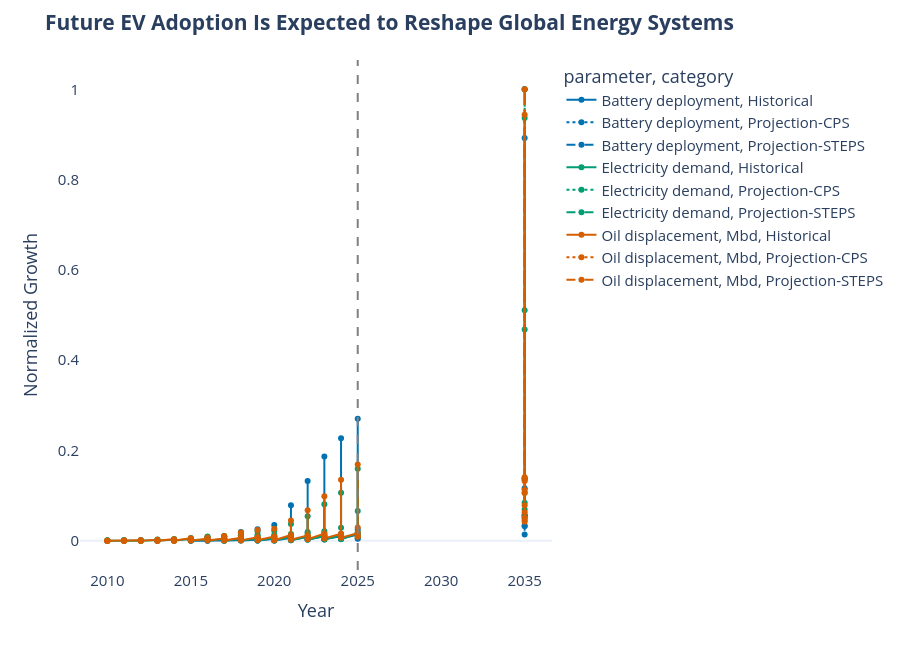

The code cell stored with this chart in its notebook:
### Code cell
import plotly.express as px

fig = px.line(

    transition_plot,

    x="year",

    y="Normalized",

    color="parameter",

    line_dash="category",

    markers=True,

    color_discrete_sequence=[

        "#0072B2",

        "#009E73",

        "#D55E00"

    ]

)

fig.add_vline(

    x=2025,

    line_dash="dash",

    line_color="gray"

)

fig.update_layout(

    title="<b>Future EV Adoption Is Expected to Reshape Global Energy Systems</b>",

    template="plotly_white",

    height=650,

    xaxis_title="Year",

    yaxis_title="Normalized Growth",

    plot_bgcolor="white",

    paper_bgcolor="white",

    font=dict(size=15)

)

fig.update_xaxes(showgrid=False)

fig.update_yaxes(showgrid=False)

fig.show()

### Figure 1 — Plotly figure (JSON) as saved in the notebook; plotly's stock layout.template omitted (floating-point values rounded to 4 significant figures)
{"data": [{"hovertemplate": "parameter=Battery deployment<br>category=Historical<br>year=%{x}<br>Normalized=%{y}<extra></extra>", "legendgroup": "Battery deployment, Historical", "line": {"color": "#0072B2", "dash": "solid"}, "marker": {"symbol": "circle"}, "mode": "lines+markers", "name": "Battery deployment, Historical", "orientation": "v", "showlegend": true, "type": "scatter", "x": [2015, 2015, 2015, 2015, 2015, 2016, 2016, 2016, 2016, 2016, 2017, 2017, 2017, 2017, 2017, 2018, 2018, 2018, 2018, 2018, 2019, 2019, 2019, 2019, 2019, 2020, 2020, 2020, 2020, 2020, 2021, 2021, 2021, 2021, 2021, 2022, 2022, 2022, 2022, 2022, 2023, 2023, 2023, 2023, 2023, 2024, 2024, 2024, 2024, 2024, 2025, 2025, 2025, 2025, 2025], "xaxis": "x", "y": [0.0002973, 0.002703, 0.003514, 0.0005676, 9.189e-05, 0.0006757, 0.004324, 0.005946, 0.003784, 0.0001081, 0.0008378, 0.004865, 0.009189, 0.005946, 0.000173, 0.001541, 0.004595, 0.01946, 0.002973, 0.0002973, 0.002459, 0.004595, 0.02541, 0.0005946, 0.0003784, 0.004324, 0.003514, 0.03514, 0.0004595, 0.0007568, 0.006486, 0.002973, 0.07838, 0.001297, 0.001486, 0.008649, 0.003514, 0.1324, 0.003514, 0.002649, 0.01, 0.002703, 0.1865, 0.004595, 0.003784, 0.01, 0.004054, 0.227, 0.01054, 0.004324, 0.01378, 0.004595, 0.2703, 0.02514, 0.005676], "yaxis": "y"}, {"hovertemplate": "parameter=Battery deployment<br>category=Projection-CPS<br>year=%{x}<br>Normalized=%{y}<extra></extra>", "legendgroup": "Battery deployment, Projection-CPS", "line": {"color": "#0072B2", "dash": "dot"}, "marker": {"symbol": "circle"}, "mode": "lines+markers", "name": "Battery deployment, Projection-CPS", "orientation": "v", "showlegend": true, "type": "scatter", "x": [2035, 2035, 2035, 2035, 2035], "xaxis": "x", "y": [0.03243, 0.01405, 0.8919, 0.1162, 0.04595], "yaxis": "y"}, {"hovertemplate": "parameter=Battery deployment<br>category=Projection-STEPS<br>year=%{x}<br>Normalized=%{y}<extra></extra>", "legendgroup": "Battery deployment, Projection-STEPS", "line": {"color": "#0072B2", "dash": "dash"}, "marker": {"symbol": "circle"}, "mode": "lines+markers", "name": "Battery deployment, Projection-STEPS", "orientation": "v", "showlegend": true, "type": "scatter", "x": [2035, 2035, 2035, 2035, 2035], "xaxis": "x", "y": [0.05676, 0.03243, 1.0, 0.1351, 0.05676], "yaxis": "y"}, {"hovertemplate": "parameter=Electricity demand<br>category=Historical<br>year=%{x}<br>Normalized=%{y}<extra></extra>", "legendgroup": "Electricity demand, Historical", "line": {"color": "#009E73", "dash": "solid"}, "marker": {"symbol": "circle"}, "mode": "lines+markers", "name": "Electricity demand, Historical", "orientation": "v", "showlegend": true, "type": "scatter", "x": [2010, 2010, 2010, 2010, 2010, 2011, 2011, 2011, 2011, 2011, 2012, 2012, 2012, 2012, 2012, 2013, 2013, 2013, 2013, 2013, 2014, 2014, 2014, 2014, 2014, 2015, 2015, 2015, 2015, 2015, 2016, 2016, 2016, 2016, 2016, 2017, 2017, 2017, 2017, 2017, 2018, 2018, 2018, 2018, 2018, 2019, 2019, 2019, 2019, 2019, 2020, 2020, 2020, 2020, 2020, 2021, 2021, 2021, 2021, 2021, 2022, 2022, 2022, 2022, 2022, 2023, 2023, 2023, 2023, 2023, 2024, 2024, 2024, 2024, 2024, 2025, 2025, 2025, 2025, 2025], "xaxis": "x", "y": [1.277e-05, 0.0004574, 0.0002447, 0.001064, 8.085e-05, 1.596e-05, 0.0003617, 0.001489, 0.0001809, 7.872e-05, 0.0006809, 0.0002872, 0.001915, 7.872e-05, 0.0001489, 0.001383, 0.0003511, 0.002872, 5.851e-05, 0.0001809, 0.002447, 0.0005851, 0.004043, 4.468e-05, 0.0004149, 0.00383, 0.002979, 0.00617, 0.002872, 0.0005532, 0.002872, 0.003723, 0.008404, 0.009255, 0.0004681, 0.003511, 0.008617, 0.01064, 0.00883, 0.000266, 0.004362, 0.0117, 0.01596, 0.0117, 0.0003085, 0.005106, 0.01277, 0.02021, 0.01064, 0.0004787, 0.006383, 0.01277, 0.02234, 0.01021, 0.0005532, 0.009043, 0.01489, 0.03723, 0.0117, 0.001277, 0.00883, 0.01596, 0.05426, 0.01915, 0.002128, 0.01064, 0.01489, 0.08085, 0.02128, 0.002979, 0.0117, 0.01489, 0.1064, 0.02872, 0.003404, 0.01702, 0.01809, 0.1596, 0.06596, 0.01043], "yaxis": "y"}, {"hovertemplate": "parameter=Electricity demand<br>category=Projection-CPS<br>year=%{x}<br>Normalized=%{y}<extra></extra>", "legendgroup": "Electricity demand, Projection-CPS", "line": {"color": "#009E73", "dash": "dot"}, "marker": {"symbol": "circle"}, "mode": "lines+markers", "name": "Electricity demand, Projection-CPS", "orientation": "v", "showlegend": true, "type": "scatter", "x": [2035, 2035, 2035, 2035, 2035], "xaxis": "x", "y": [0.05213, 0.06915, 0.9362, 0.4681, 0.1383], "yaxis": "y"}, {"hovertemplate": "parameter=Electricity demand<br>category=Projection-STEPS<br>year=%{x}<br>Normalized=%{y}<extra></extra>", "legendgroup": "Electricity demand, Projection-STEPS", "line": {"color": "#009E73", "dash": "dash"}, "marker": {"symbol": "circle"}, "mode": "lines+markers", "name": "Electricity demand, Projection-STEPS", "orientation": "v", "showlegend": true, "type": "scatter", "x": [2035, 2035, 2035, 2035, 2035], "xaxis": "x", "y": [0.08404, 0.1064, 1.0, 0.5106, 0.1383], "yaxis": "y"}, {"hovertemplate": "parameter=Oil displacement, Mbd<br>category=Historical<br>year=%{x}<br>Normalized=%{y}<extra></extra>", "legendgroup": "Oil displacement, Mbd, Historical", "line": {"color": "#D55E00", "dash": "solid"}, "marker": {"symbol": "circle"}, "mode": "lines+markers", "name": "Oil displacement, Mbd, Historical", "orientation": "v", "showlegend": true, "type": "scatter", "x": [2010, 2010, 2010, 2010, 2010, 2011, 2011, 2011, 2011, 2011, 2012, 2012, 2012, 2012, 2012, 2013, 2013, 2013, 2013, 2014, 2014, 2014, 2014, 2015, 2015, 2015, 2015, 2015, 2016, 2016, 2016, 2016, 2016, 2017, 2017, 2017, 2017, 2017, 2018, 2018, 2018, 2018, 2018, 2019, 2019, 2019, 2019, 2019, 2020, 2020, 2020, 2020, 2020, 2021, 2021, 2021, 2021, 2021, 2022, 2022, 2022, 2022, 2022, 2023, 2023, 2023, 2023, 2023, 2024, 2024, 2024, 2024, 2024, 2025, 2025, 2025, 2025, 2025], "xaxis": "x", "y": [1.085e-05, 0.0001338, 0.0001549, 3.239e-06, 2.817e-05, 1.69e-05, 0.0001042, 0.0002817, 1.056e-05, 4.93e-05, 0.0009718, 0.0001127, 0.0006197, 7.746e-06, 0.0001239, 0.001972, 0.000169, 6.338e-06, 0.0001972, 0.003521, 0.0002958, 7.324e-06, 0.0002676, 0.005775, 0.001831, 0.004225, 0.001183, 0.0004085, 0.004366, 0.002254, 0.007183, 0.005352, 0.000507, 0.005211, 0.004789, 0.01042, 0.005493, 0.0006338, 0.006479, 0.006761, 0.01831, 0.007183, 0.0007746, 0.007746, 0.007042, 0.02394, 0.006479, 0.0009859, 0.009577, 0.007324, 0.02676, 0.005915, 0.001239, 0.01268, 0.008028, 0.04507, 0.006479, 0.002113, 0.01197, 0.008873, 0.06761, 0.01042, 0.003521, 0.01549, 0.009014, 0.09859, 0.01127, 0.00507, 0.01549, 0.009296, 0.1352, 0.01408, 0.006761, 0.0169, 0.01, 0.169, 0.02958, 0.008732], "yaxis": "y"}, {"hovertemplate": "parameter=Oil displacement, Mbd<br>category=Projection-CPS<br>year=%{x}<br>Normalized=%{y}<extra></extra>", "legendgroup": "Oil displacement, Mbd, Projection-CPS", "line": {"color": "#D55E00", "dash": "dot"}, "marker": {"symbol": "circle"}, "mode": "lines+markers", "name": "Oil displacement, Mbd, Projection-CPS", "orientation": "v", "showlegend": true, "type": "scatter", "x": [2035, 2035, 2035, 2035, 2035], "xaxis": "x", "y": [0.0507, 0.04225, 0.9437, 0.1324, 0.1056], "yaxis": "y"}, {"hovertemplate": "parameter=Oil displacement, Mbd<br>category=Projection-STEPS<br>year=%{x}<br>Normalized=%{y}<extra></extra>", "legendgroup": "Oil displacement, Mbd, Projection-STEPS", "line": {"color": "#D55E00", "dash": "dash"}, "marker": {"symbol": "circle"}, "mode": "lines+markers", "name": "Oil displacement, Mbd, Projection-STEPS", "orientation": "v", "showlegend": true, "type": "scatter", "x": [2035, 2035, 2035, 2035, 2035], "xaxis": "x", "y": [0.07887, 0.06338, 1.0, 0.1408, 0.1127], "yaxis": "y"}], "layout": {"font": {"size": 15}, "height": 650, "legend": {"title": {"text": "parameter, category"}, "tracegroupgap": 0}, "margin": {"t": 60}, "paper_bgcolor": "white", "plot_bgcolor": "white", "shapes": [{"line": {"color": "gray", "dash": "dash"}, "type": "line", "x0": 2025, "x1": 2025, "xref": "x", "y0": 0, "y1": 1, "yref": "y domain"}], "title": {"text": "<b>Future EV Adoption Is Expected to Reshape Global Energy Systems</b>"}, "xaxis": {"anchor": "y", "domain": [0, 1], "showgrid": false, "title": {"text": "Year"}}, "yaxis": {"anchor": "x", "domain": [0, 1], "showgrid": false, "title": {"text": "Normalized Growth"}}}}
